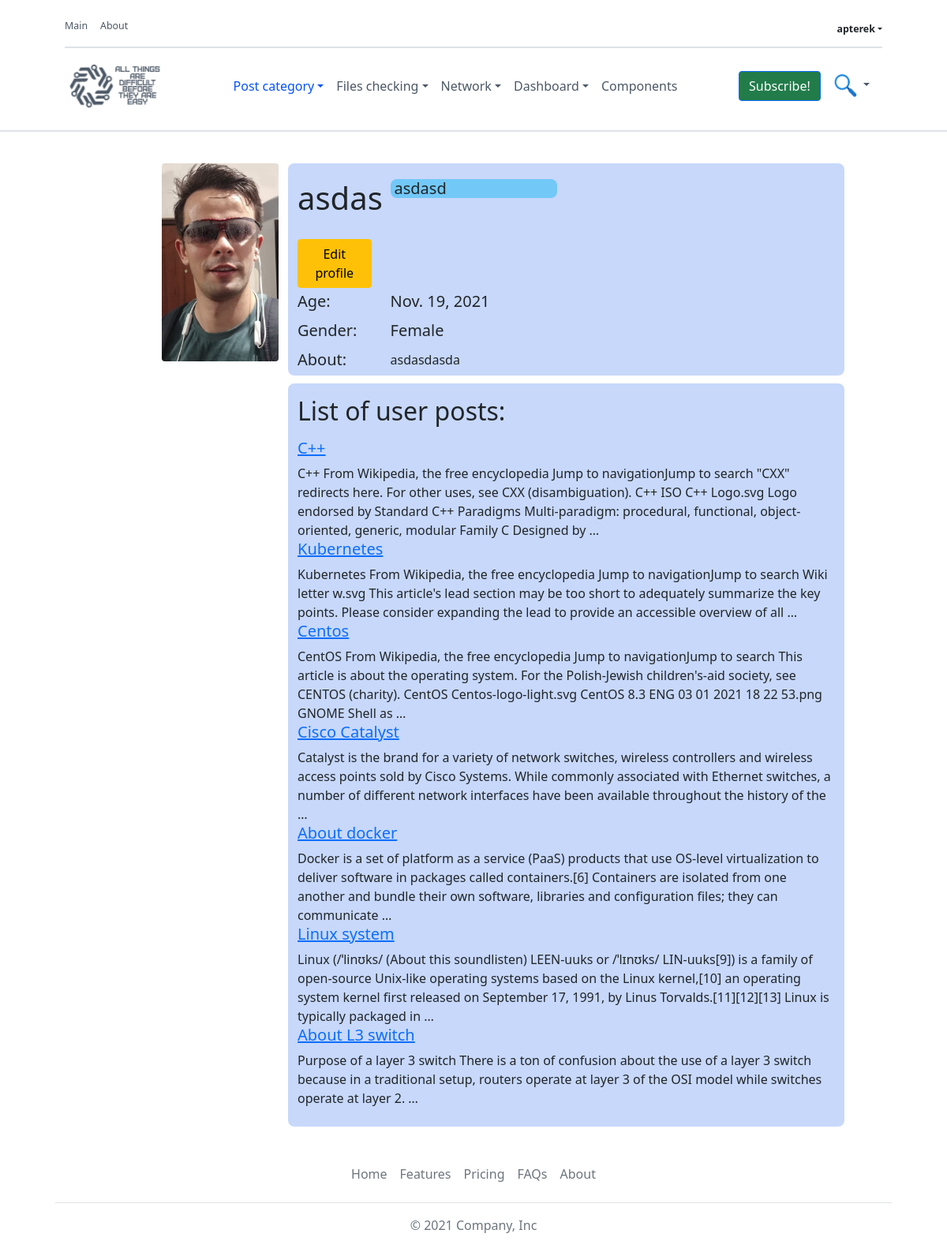
The page /profile/profile/ (signed in) on the database its author committed.
### profiles/models.py (models this page shows, shortened)
class ProfileInformation(models.Model):
    user = models.ForeignKey(
        settings.AUTH_USER_MODEL, related_name="user_info", on_delete=models.CASCADE, blank=True, null=True
    )
    name = models.CharField(max_length=50)
    bday = models.DateField(blank=True, null=True)
    gender = models.CharField(max_length=20, choices=GENDER_SETTING, blank=True, null=True)
    about = models.TextField(max_length=2000, blank=True, null=True)
    profile_photo = models.ImageField(upload_to='profile_photo/%Y/%m/%d/', blank=True, null=True)
    status = models.CharField(max_length=40, null=True, blank=True, default="My status")
    class Meta:
        verbose_name = "Profile info"
        verbose_name_plural = "Profiles info"

### core/models.py (models this page shows, shortened)
class Post(models.Model):
    title = models.CharField(max_length=100)
    category = models.ForeignKey("Categories", on_delete=models.CASCADE)
    content = models.TextField()
    author = models.ForeignKey(settings.AUTH_USER_MODEL,
                               on_delete=models.CASCADE,
                               related_name="profiles")
    post_image = models.ImageField(upload_to='post_images/%Y/%m/%d/', blank=True, null=True)
    number_of_views = models.PositiveIntegerField(default=0)
    created_at = models.DateTimeField(auto_now_add=True, db_index=True)
    updated_at = models.DateTimeField(auto_now=True, blank=True, null=True)
    is_published = models.BooleanField(default=False)
    likes = models.PositiveIntegerField(default=0)
    class Meta:
        verbose_name = "Post"
        verbose_name_plural = "Posts"
        ordering = ['-id']

### profiles/views.py (the view)
# urls.py: path("profile/", ProfileView.as_view(), name="profile_url"),
class ProfileView(TemplateView):
    template_name = "profile/user_profile_page.html"
    def get_context_data(self, **kwargs):
        if self.request.user.is_authenticated:
            profile = user_information(self.request.user.id)
            posts = Post.objects.all().filter(author_id=self.request.user.id)
            return {"profile": profile, "posts": posts}

### profiles/services.py (called while the page is built)
def user_information(user_id: int) -> QuerySet:
    return ProfileInformation.objects.all().filter(user_id=user_id).first()

### templates/profile/user_profile_page.html
{% extends "base.html" %}
{% load crispy_forms_filters %}
{% block content %}
  {% include "header.html" %}
   <div class="border-bottom border-2 opacity-1"></div>
    <div class="container" style="padding-left: 100px;padding-right: 100px">
    <div class="container custom-container" style="margin-top: 40px;">
        <div class="row">
            <div class="col-lg-3" >
                <div class="custom_img" >
                <img class="rounded float-end" style="border-radius: 0.5rem;" src="{{ profile.profile_photo.url }}" width="70%">
                </div>
            </div>
            <div class="col-lg-9" style="background: rgba(17, 89, 234, 0.23); border-radius: 0.5rem">
                <div class="row">
                    <div class="col-sm-2"> <h1 style="margin-top: 20px">{{ profile.name }}</h1></div>
                    <div class="col-sm-4" style="margin-right: 280px;"><h5 style="margin-top: 20px;background: rgba(64,191,245,0.62);
                     border-radius: 0.5rem"><div style="margin-left: 5px">{{ profile.status }}</div></h5></div>
                    <div class="col-sm-2"><a href="{% url 'update_profile' %}"><button type="button" class="btn btn-warning"
                    style="margin-top: 20px">Edit profile</button></a></div>
                </div>
                <div class="row">
                    <div class="col-sm-2"> <h5 style="margin-top: 5px">Age:</h5></div>
                    <div class="col-sm-4"><h5 style="margin-top: 5px"> {{ profile.bday }}</h5></div>
                </div>
                <div class="row">
                    <div class="col-sm-2"> <h5 style="margin-top: 5px">Gender:</h5></div>
                    <div class="col-sm-4"><h5 style="margin-top: 5px"> {{ profile.gender }}</h5></div>
                </div>
                <div class="row">
                    <div class="col-sm-2"> <h5 style="margin-top: 5px">About:</h5></div>
                    <div class="col-sm-7 " style="margin-top: 5px;"> {{ profile.about }}</div>
                </div>
            </div>
        </div>
        <div class="row">
            <div class="col-lg-3"></div>
            <div class="col-lg-9" style="background: rgba(17, 89, 234, 0.23); border-radius: 0.5rem; margin-top: 10px">
                <p><h2>List of user posts:</h2></p>
                {% for post in posts %}
                    <div>
                    <h5><a href="{% url 'post_detail' post.title  %}"> {{ post.title }} </a></h5>
                    {{ post.content|truncatewords:40 }}
                    </div>
                {% endfor %}
            <br>
            </div>
        </div>
    </div>
      </div>
{% endblock %}

### templates/header.html (shortened to what this page needs)
{% load static %}
<div class="container" style="padding-left: 40px;padding-right: 40px;">
<header class="navbar-light navbar-sticky header-static py-1 my-1 shadow-custom">
	<div class="navbar-top d-none d-lg-block small">
		<div class="container">
			<div class="d-md-flex justify-content-between align-items-center my-2">
				<ul class="nav">
                    <li class="nav-item">
						<a class="nav-link ps-0" href="{% url 'home' %}">Main</a>
					</li>
                    <li class="nav-item">
						<a class="nav-link ps-0" href="{% url 'about' %}">About</a>
					</li>
				</ul>
				<div class="d-flex align-items-center">
					<ul class="nav">
                        {% if user.is_authenticated %}
                        <li class="nav-item">
                            <div class="dropdown">
                              <a href="#" class="d-flex align-items-center justify-content-center
                               link-dark text-decoration-none dropdown-toggle" id="dropdownUser3"
                                 data-bs-toggle="dropdown" aria-expanded="false" style="padding-top: 7px;">
                                    <strong>{{ user.username }}</strong>
                              </a>
                            </div>
                        </li>
                        {% else %}
						<li class="nav-item">
                            <a class="nav-link ps-0" href="{% url "registering" %}">Login / Join</a>
						</li>
                        {% endif %}
					</ul>
				</div>
			</div>
			<div class="border-bottom border-2" style="color: rgb(88, 92, 104)"></div>
		</div>
	</div>
	 <nav class="navbar navbar-expand-lg">
		<div class="container">
			<a class="navbar-brand media-right" style="width: 120px;" href="{% url 'home' %}">
				<img class="navbar-brand-item light-mode-item"  src="../static/logo2.png" alt="lsssas" height="70">
			</a>
			<div class="collapse navbar-collapse" id="navbarCollapse">
            {% if user.is_authenticated %}
				<ul class="navbar-nav navbar-nav-scroll mx-auto">
					<li class="nav-item dropdown">
						<a class="nav-link dropdown-toggle active" href="#" id="homeMenu" role="button" data-bs-toggle="dropdown" aria-expanded="true">Post category</a>
					</li>
					<li class="nav-item dropdown dropdown-fullwidth">
						<a class="nav-link dropdown-toggle" href="#" id="megaMenu" data-bs-toggle="dropdown" aria-haspopup="true" aria-expanded="false">Files checking</a>
					</li>
					<li class="nav-item dropdown">
						<a class="nav-link dropdown-toggle" href="#" id="pagesMenu" data-bs-toggle="dropdown" aria-haspopup="true" aria-expanded="false">Network</a>
					</li>
					<li class="nav-item dropdown">
						<a class="nav-link dropdown-toggle" href="#" id="postMenu" data-bs-toggle="dropdown" aria-haspopup="true" aria-expanded="false">Dashboard</a>
					</li>
					<li class="nav-item">	<a class="nav-link" href="#">Components</a></li>
				</ul>
                {% endif %}
			</div>
			<div class="nav flex-nowrap align-items-center">
				<div class="nav-item d-none d-md-block">
                    <button type="button" class="btn btn-primary" data-bs-toggle="modal" data-bs-target="#exampleModal"
                            data-bs-whatever="@getbootstrap" style="background-color: #217c4a;">Subscribe!</button>
				</div>
				<div class="nav-item dropdown dropdown-toggle-icon-none nav-search">
					<a class="nav-link dropdown-toggle" role="button" id="navSearch" data-bs-toggle="dropdown" aria-expanded="false">
						<img src="../static/search_img.png" style="width: 30px">
					</a>
				</div>
			</div>
		</div>
	</nav>
</header>
</div>

### templates/header.html (style rules this page uses)
.nav-link { color: #4c5866; }
.navbar-light .navbar-nav .nav-link { color: #4c5866; }
.navbar-light .navbar-nav .nav-link.active { color: #0653ff; }
.small, small { font-size: .775em; }
.shadow-custom { box-shadow: #FBD603; }

### rows shown on the page
ProfileInformation: profile_photo (picture), name "asdas", status "asdasd", bday "Nov. 19, 2021", gender "Female", about "asdasdasda"
Post: title "C++", content "C++ From Wikipedia, the free encyclopedia Jump to navigationJump to search \"CXX\" redirects here. For other uses, see CXX (disambiguation). C++ ISO C++ Logo.svg Logo endorsed by Standard C++ Paradigms Multi-paradigm: procedural, functional, object-oriented, generic, modular Family C Designed by …"
Post: title "Kubernetes", content "Kubernetes From Wikipedia, the free encyclopedia Jump to navigationJump to search Wiki letter w.svg This article's lead section may be too short to adequately summarize the key points. Please consider expanding the lead to provide an accessible overview of all …"
Post: title "Centos", content "CentOS From Wikipedia, the free encyclopedia Jump to navigationJump to search This article is about the operating system. For the Polish-Jewish children's-aid society, see CENTOS (charity). CentOS Centos-logo-light.svg CentOS 8.3 ENG 03 01 2021 18 22 53.png GNOME Shell as …"
Post: title "Cisco Catalyst", content "Catalyst is the brand for a variety of network switches, wireless controllers and wireless access points sold by Cisco Systems. While commonly associated with Ethernet switches, a number of different network interfaces have been available throughout the history of the …"
Post: title "About docker", content "Docker is a set of platform as a service (PaaS) products that use OS-level virtualization to deliver software in packages called containers.[6] Containers are isolated from one another and bundle their own software, libraries and configuration files; they can communicate …"
Post: title "Linux system", content "Linux (/ˈlinʊks/ (About this soundlisten) LEEN-uuks or /ˈlɪnʊks/ LIN-uuks[9]) is a family of open-source Unix-like operating systems based on the Linux kernel,[10] an operating system kernel first released on September 17, 1991, by Linus Torvalds.[11][12][13] Linux is typically packaged in …"
Post: title "About L3 switch", content "Purpose of a layer 3 switch There is a ton of confusion about the use of a layer 3 switch because in a traditional setup, routers operate at layer 3 of the OSI model while switches operate at layer 2. …"

### other values the page prints
{{ user.username }} "apterek"
